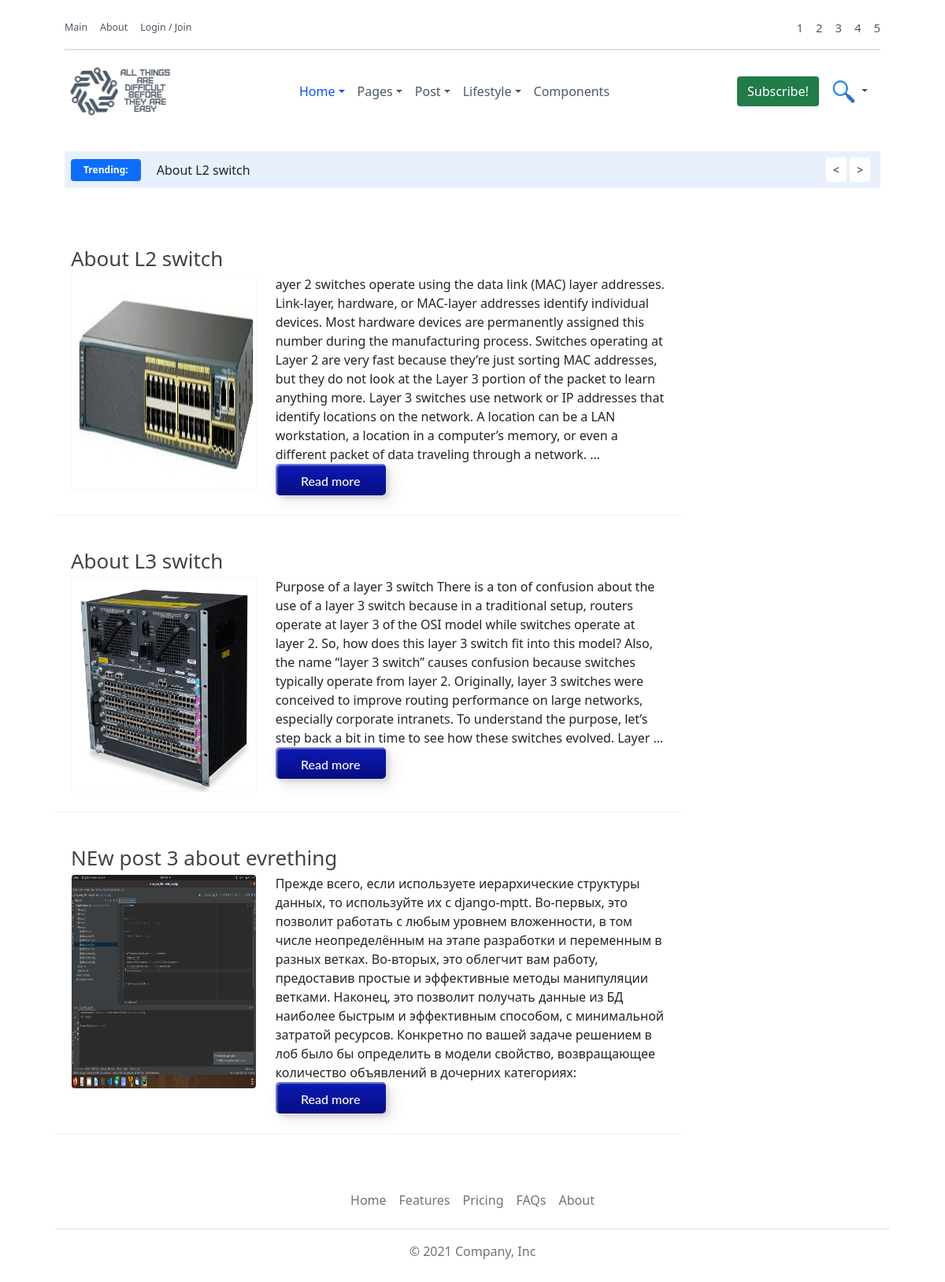
Before: / with the older database file.
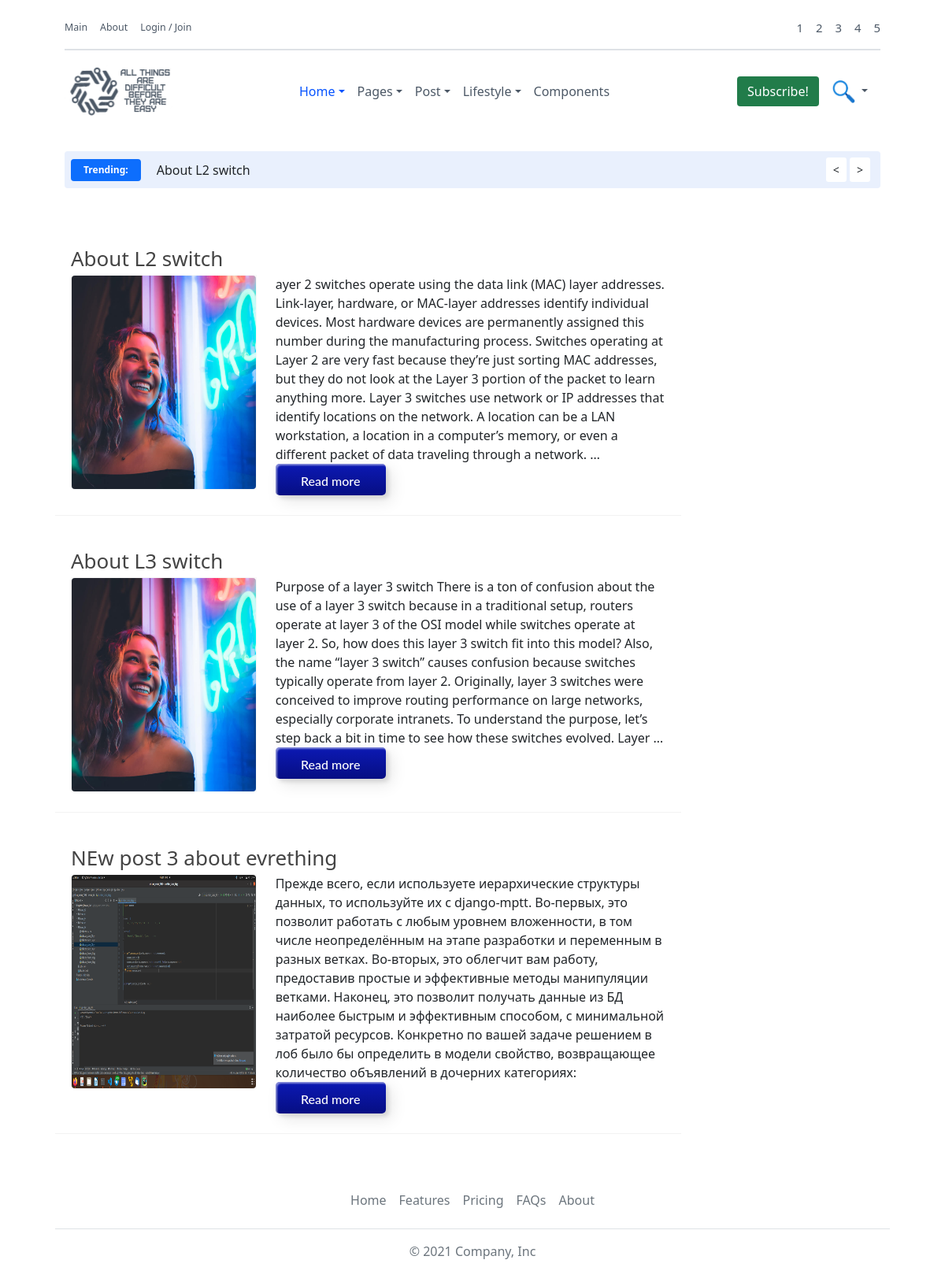
After: the same page with the newer database file.
### core/models.py (models this page shows, shortened)
class Post(models.Model):
    title = models.CharField(max_length=100)
    category = models.ForeignKey("Categories", on_delete=models.CASCADE)
    content = models.TextField()
    author = models.ForeignKey(settings.AUTH_USER_MODEL,
                               on_delete=models.CASCADE,
                               related_name="profiles")
    post_image = models.ImageField(upload_to='post_images/%Y/%m/%d/')
    number_of_views = models.PositiveIntegerField(default=0)
    created_at = models.DateTimeField(auto_now_add=True, db_index=True)
    updated_at = models.DateTimeField(auto_now=True)
    is_published = models.BooleanField(default=False)
    likes = models.PositiveIntegerField(default=0)
    class Meta:
        verbose_name = "Post"
        verbose_name_plural = "Posts"

### core/views.py (the view, shortened to what this page needs)
# urls.py: path("", HomepageView.as_view(), name="home"),
class HomepageView(CreateView):
    template_name = "homepage.html"
    def get_context_data(self, **kwargs):
        search_query = self.request.GET.get("search_field", None)  # If the search form is submitted
        if search_query:
            posts = search_post(search_query)
        else:
            posts = Post.objects.all()
        best_post1, best_post2, best_post3 = take_a_three_best_post()
        form = SubscriberForm()
        return {"post": posts, "best_post1": best_post1,
                "best_post2": best_post2, "best_post3": best_post3, "form": form}

### core/services.py (called while the page is built)
def take_a_three_best_post() -> QuerySet:
    best_posts = Post.objects.order_by("likes")[0:3]
    return best_posts

### templates/homepage.html (shortened to what this page needs)
{% extends "base.html" %}
  {% block content %}
{% include "core_posts/carousel.html" %}
{% include "core_posts/list_posts.html" %}
  {% endblock %}

### templates/base.html (shortened to what this page needs)
<!DOCTYPE html>
<html lang="en">
<head>
  <link href="https://cdn.jsdelivr.net/npm/bootstrap@5.1.1/dist/css/bootstrap.min.css" rel="stylesheet">
</head>
<body>
<div class="container" style="padding-left: 40px;padding-right: 40px;">
{% include "header.html" %}
  {% block content %}
  {% endblock %}
  {% include "footer.html" %}
</div>
</body>
</html>

### templates/header.html (shortened to what this page needs)
<header class="navbar-light navbar-sticky header-static py-1 my-1">
	<div class="navbar-top d-none d-lg-block small">
		<div class="container">
			<div class="d-md-flex justify-content-between align-items-center my-2">
				<ul class="nav">
                    <li class="nav-item">
						<a class="nav-link ps-0" href="{% url 'home' %}">Main</a>
					</li>
					<li class="nav-item">
						<a class="nav-link ps-0" href="{% url 'about' %}">About</a>
					</li>
					<li class="nav-item">
						<a class="nav-link ps-0" href="#">Login / Join</a>
					</li>
				</ul>
				<div class="d-flex align-items-center">
					<ul class="nav">
						<li class="nav-item">
							<a class="nav-link px-2 fs-5" href="#">1</a>
						</li>
						<li class="nav-item">
							<a class="nav-link px-2 fs-5" href="#">2</a>
						</li>
						<li class="nav-item">
							<a class="nav-link px-2 fs-5" href="#">3</a>
						</li>
						<li class="nav-item">
							<a class="nav-link px-2 fs-5" href="#">4</a>
						</li>
						<li class="nav-item">
							<a class="nav-link ps-2 pe-0 fs-5" href="#">5</a>
						</li>
					</ul>
				</div>
			</div>
			<div class="border-bottom border-2" style="color: rgb(88, 92, 104)"></div>
		</div>
	</div>
	 <nav class="navbar navbar-expand-lg">
		<div class="container">
			<a class="navbar-brand media-right" style="width: 120px;" href="">
				<img class="navbar-brand-item light-mode-item"  src="../static/logo2.png" alt="lsssas">
			</a>
			<div class="collapse navbar-collapse" id="navbarCollapse">
				<ul class="navbar-nav navbar-nav-scroll mx-auto">
					<li class="nav-item dropdown">
						<a class="nav-link dropdown-toggle active" href="#" id="homeMenu" role="button" data-bs-toggle="dropdown" aria-expanded="true">Home</a>
					</li>
					<li class="nav-item dropdown">
						<a class="nav-link dropdown-toggle" href="#" id="pagesMenu" data-bs-toggle="dropdown" aria-haspopup="true" aria-expanded="false">Pages</a>
					</li>
					<li class="nav-item dropdown">
						<a class="nav-link dropdown-toggle" href="#" id="postMenu" data-bs-toggle="dropdown" aria-haspopup="true" aria-expanded="false">Post</a>
					</li>
					<li class="nav-item dropdown dropdown-fullwidth">
						<a class="nav-link dropdown-toggle" href="#" id="megaMenu" data-bs-toggle="dropdown" aria-haspopup="true" aria-expanded="false"> Lifestyle</a>
					</li>
					<li class="nav-item">	<a class="nav-link" href="#">Components</a></li>
				</ul>
			</div>
			<div class="nav flex-nowrap align-items-center">
				<div class="nav-item d-none d-md-block">
                    <button type="button" class="btn btn-primary" data-bs-toggle="modal" data-bs-target="#exampleModal"
                            data-bs-whatever="@getbootstrap" style="background-color: #217c4a;">Subscribe!</button>
				</div>
				<div class="nav-item dropdown dropdown-toggle-icon-none nav-search">
					<a class="nav-link dropdown-toggle" role="button" href="#" id="navSearch" data-bs-toggle="dropdown" aria-expanded="false">
						<img src="../static/search_img.png" style="width: 30px">
					</a>
				</div>
			</div>
		</div>
	</nav>
</header>

### templates/core_posts/carousel.html (shortened to what this page needs)
<section class="py-1" style="margin-bottom: 40px;padding-bottom: 1.25rem;">
	<div class="container">
		<div class="row g-0">
			<div class="col-12 bg-for-border-main-page p-2 rounded">
                <div class="d-sm-flex align-items-center text-center text-sm-start">
                    <div class="simple" style="" >
						<span class="badge bg-primary p-2 px-3">Trending:</span>
					</div>
                    <div id="carouselExampleControls" class="carousel slide col-md-10" data-bs-ride="carousel">
                      <div class="carousel-inner">
                        <div class="carousel-item active">
                            {{ best_post1.title }}
                        </div>
                      </div>
                    </div>
                        <div class="conteiner" >
                            <div class="simple">
                          <button class="btn btn-sm" type="button" data-bs-target="#carouselExampleControls" data-bs-slide="prev">
                            <
                          </button>
                          <button class="btn btn-sm" type="button" data-bs-target="#carouselExampleControls" data-bs-slide="next">
                              >
                          </button>
                            </div>
                            </div>
                    </div>
			</div>
		</div>
	</div>
</section>

### templates/core_posts/list_posts.html (shortened to what this page needs)
  {% for p in post %}
    <div class="col-lg-9">
    <div class="container item-list">
    <div class="content">
        <a href="#"> <h2>{{ p.title }}</h2></a>
    <div class="row">
        <div class="col-md-4">
            <div class="post-image-homepage" style="height: 273px">
                <img class="img-fluid rounded float-start" src="{{ p.post_image.url }}" alt="{{ p.title }}" style="width: unset" >
                </div>
        </div>
        <div class="col-md-8 post-box-title" style="height: 90%">
              {{ p.content|truncatewords:100 }}
            <br>
            <button type="button" class="custom-btn btn-1">Read more</button>
        </div>
    </div>
    </div>
    </div>
    </div>
          <br>
      {% endfor %}

### templates/footer.html
<footer class="py-3 my-4">
    <ul class="nav justify-content-center border-bottom pb-3 mb-3">
      <li class="nav-item"><a href="#" class="nav-link px-2 text-muted">Home</a></li>
      <li class="nav-item"><a href="#" class="nav-link px-2 text-muted">Features</a></li>
      <li class="nav-item"><a href="#" class="nav-link px-2 text-muted">Pricing</a></li>
      <li class="nav-item"><a href="#" class="nav-link px-2 text-muted">FAQs</a></li>
      <li class="nav-item"><a href="#" class="nav-link px-2 text-muted">About</a></li>
    </ul>
    <p class="text-center text-muted">© 2021 Company, Inc</p>
</footer>

### templates/header.html (style rules this page uses)
.nav-link { color: #4c5866; }
.navbar-light .navbar-nav .nav-link { color: #4c5866; }
.navbar-light .navbar-nav .nav-link.active { color: #0653ff; }
.small, small { font-size: .775em; }
.fs-5 { font-size: 1.2em !important; }

### templates/core_posts/carousel.html (style rules this page uses)
.simple { border: 1px lavender; }
.bg-for-border-main-page { background-color: #2163E819; }
.py-1 { padding-top: .25rem !important; padding-bottom: 1rem !important; }
.btn { background-color: #fff; border: 1px solid #dd090900; }

### templates/core_posts/list_posts.html (style rules this page uses)
.item-list { border-bottom: 1px solid #f2f2f2; padding: 20px 20px 25px; clear: both; border-bottom: 1px solid #f2f2f2; height: 100%; }
.post-image-homepage { height: 100%; max-width: 100%; width: 100%; transition: all .40s; border: 1px solid #F7F7F7; display: flex; }
.custom-btn { width: 140px; height: 40px; color: #fff; border-radius: 5px; padding: 10px 25px; font-family: 'Lato', sans-serif; font-weight: 500; background: transparent; cursor: pointer; transition: all 0.3s ease; position: relative; display: inline-block; box-shadow:inset 2px 2px 2px 0px rgba(255,255,255,.5), 7px 7px 20px 0px rgba(0,0,0,.1), 4px 4px 5px 0px rgba(0,0,0,.1); outline: none; }
.btn-1 { background: rgb(6,14,131); background: linear-gradient(0deg, rgba(6,14,131,1) 0%, rgba(12,25,180,1) 100%); border: none; }

### templates/homepage.html (style rules this page uses)
@media (min-width: 900px) { .simple span { margin-right: 20px; } }
h2 { font-size: 26px; line-height: 26px; font-weight: normal; }
a { color: #444; text-decoration: none; text-decoration-style: solid; text-decoration-color: currentcolor; text-decoration-thickness: auto; }

Changed rows visible on the page:
changed Post "About L2 switch": post_image: a different picture
changed Post "About L3 switch": post_image: a different picture
